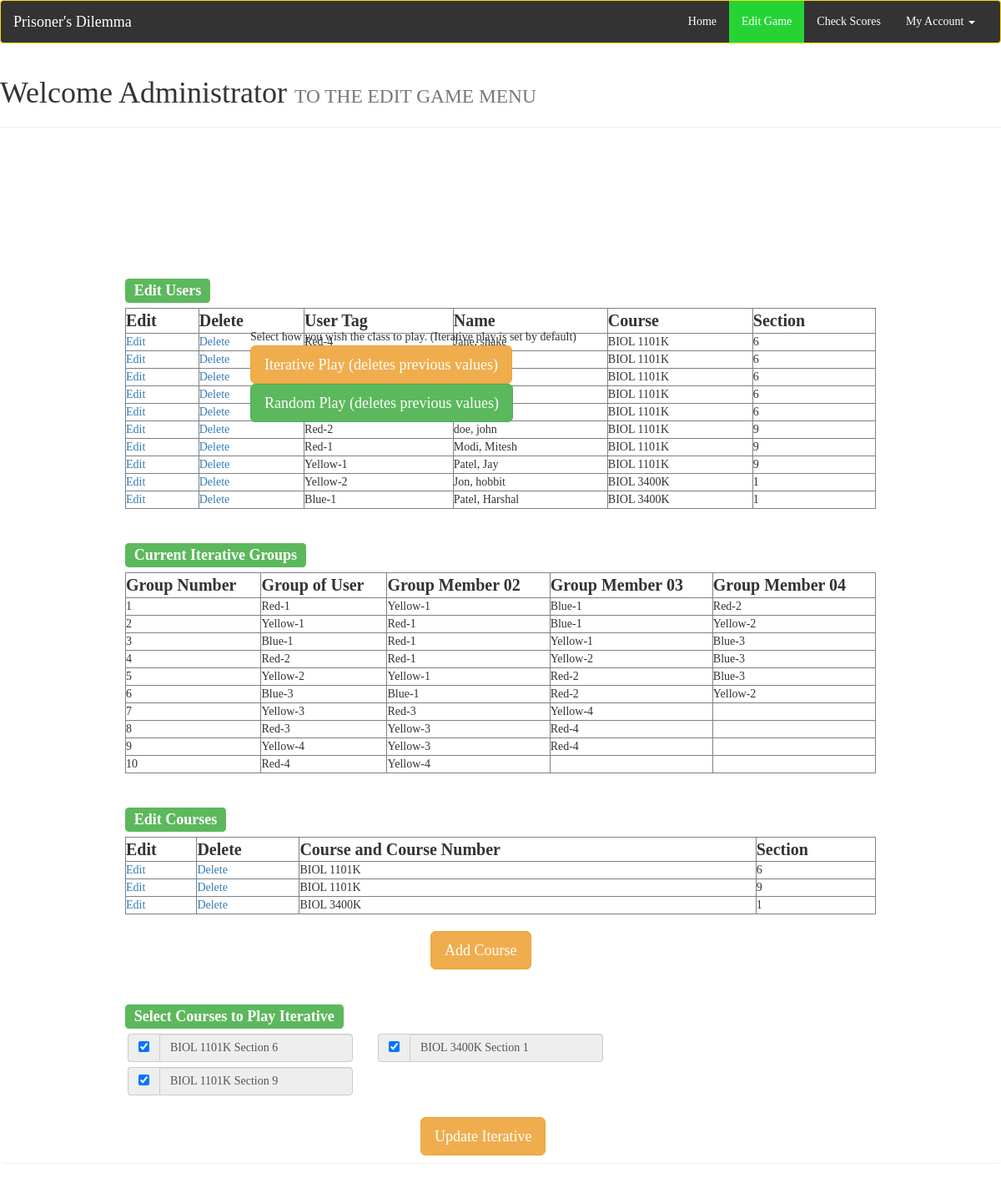
The page /editgame.php on the database its author committed.
### tables this page shows
CREATE TABLE IF NOT EXISTS `teamcode` (
  `users_id` int(3) NOT NULL,
  `tag` varchar(12) NOT NULL,
  `user_group` varchar(13) NOT NULL,
  `random_group` int(3) DEFAULT '0',
  `fixed_group` int(2) NOT NULL
);

CREATE TABLE IF NOT EXISTS `users` (
  `id` int(11) NOT NULL,
  `usernames` varchar(255) NOT NULL,
  `first_name` varchar(255) NOT NULL,
  `last_name` varchar(255) NOT NULL,
  `email` varchar(255) NOT NULL,
  `confirmed_email` varchar(255) NOT NULL,
  `pw` varchar(255) NOT NULL,
  `confirmed_pw` varchar(255) NOT NULL,
  `course` varchar(12) DEFAULT NULL,
  `section` int(2) DEFAULT NULL,
  `online_status` int(1) NOT NULL DEFAULT '0',
  `score` int(3) DEFAULT '0',
  `busy` tinyint(1) NOT NULL,
  `time` timestamp NOT NULL DEFAULT CURRENT_TIMESTAMP,
  `rank` smallint(2) NOT NULL
);

CREATE TABLE IF NOT EXISTS `iterative_teams` (
  `id` int(3) NOT NULL,
  `member1` varchar(12) DEFAULT NULL,
  `member2` varchar(12) DEFAULT NULL,
  `member3` varchar(12) DEFAULT NULL,
  `member4` varchar(12) DEFAULT NULL
);

CREATE TABLE IF NOT EXISTS `course` (
  `id` int(2) NOT NULL,
  `course_and_number` varchar(10) NOT NULL,
  `section` int(2) NOT NULL
);

CREATE TABLE IF NOT EXISTS `added_iterate_classes` (
  `id` int(2) NOT NULL,
  `course` varchar(10) NOT NULL,
  `section` int(2) NOT NULL
);

### editgame.php (the view, shortened to what this page needs)
<!doctype html>
<html>
<head>
<?php
	include('connection.php');
?>
    <link href="css/bootstrap.min.css" rel="stylesheet">
	<link href="css/stylesheet.css" rel="stylesheet">
	<link href="css/custom.css" rel="stylesheet">
</head>
<body>
	<header class="navbar navbar-default">
		<div class="container-fluid">
			<div class="navbar-header">
				<a class="navbar-brand" href="index.php">Prisoner's Dilemma</a>
			</div>
			<div class="collapse navbar-collapse" id="collapse">
				<ul class="nav navbar-nav navbar-right">
					<li><a href="index.php">Home</a></li>
					<li class="active"><a href="editgame.php">Edit Game</a></li>
					<li ><a href="administration.php">Check Scores</a></li>
					<li class="dropdown">
						<a href="" class="dropdown-toggle" data-toggle="dropdown" role="button" aria-haspopup="true" aria-expanded="false">My Account <span class="caret"></span></a>
					</li>
				</ul>
			</div>
		</div>
	</header>
	<div class="page-header">
	  <h1>Welcome Administrator <small>TO THE EDIT GAME MENU</small></h1>
		<div>
			<div class='bigwrapper'>
				<br/>
				<br/>
				Select how you wish the class to play. (Iterative play is set by default)
				<button type="button" class="btn btn-lg btn-warning" aria-haspopup="true" aria-expanded="false" id="iterationbtn">
					Iterative Play (deletes previous values)
				</button>
				<button type="button" class="btn btn-lg btn-success" aria-haspopup="true" aria-expanded="false" id="playrandombtn">
					Random Play (deletes previous values)
				</button>
			</div><hr/>
		</div>
		<br/>
		<br/>
		<br/>
		<br/>
		<br/>
		<br/>
		<br/>
		<div>
			<?php
				echo "<table align='center' border=1 cellspace='3' cellpadding='3' width='75%'>
				<h3><span style=\"width: 50%; margin: 0% 12.5%\" class=\"label label-success\">Edit Users</span></h3>
				<tr>
					<th align='left'><b>Edit</b></th>
					<th align='left'><b>Delete</b></th>
					<th align='left'><b>User Tag</b></th>
					<th align='left'><b>Name</b></th>
					<th align='left'><b>Course</b></th>
					<th align='left'><b>Section</b></th>
				</tr>";
				$r = mysqli_query($dbc, "SELECT * FROM users u JOIN teamcode tc ON u.id = tc.users_id ORDER BY course, section");
				while ($row = mysqli_fetch_array($r))
				{
					echo
					"<tr>
					<td>
						<a href='edit_user.php?id=".$row['id']."&fname=".$row['first_name']."&lname=".$row['last_name']."&course=".$row['course']."&pwd=".$row['pw']."&section=".$row['section']."&group=".$row['user_group']."'>Edit</a>
					</td>
					<td>
						<a href='delete_user.php?id=".$row['id']."&fname=".$row['first_name']."&lname=".$row['last_name']."&course=".$row['course']."&section=".$row['section']."'>Delete</a>
					</td>
					<td>".
						$row["tag"]
					."</td>
					<td>".
						$row["last_name"].", ".$row["first_name"]
					."</td>
					<td>".
						$row["course"]
					."</td>
					<td>".
						$row["section"]
					."</td>
					</tr>";
				}
				echo '</table>';
			?>
		</div>
		<br/>
		<div>
			<?php
				echo "<table align='center' border=1 cellspace='3' cellpadding='3' width='75%'>
				<h3><span style=\"width: 50%; margin: 0% 12.5%\" class=\"label label-success\">Current Iterative Groups</span></h3>
				<tr>
					<th align='left'><b>Group Number</b></th>
					<th align='left'><b>Group of User</b></th>
					<th align='left'><b>Group Member 02</b></th>
					<th align='left'><b>Group Member 03</b></th>
					<th align='left'><b>Group Member 04</b></th>
				</tr>";
				$r = mysqli_query($dbc, "SELECT * FROM iterative_teams");
				while ($row = mysqli_fetch_array($r))
				{
					echo
					"<tr>
					<td>".
						$row["id"]
					."</td>
					<td>".
						$row["member1"]
					."</td>
					<td>".
						$row["member2"]
					."</td>
					<td>".
						$row["member3"]
					."</td>
					<td>".
						$row["member4"]
					."</td>
					</tr>";
				}
				echo '</table>';
			?>
		</div>
		<br/>
		<div>
			<?php
				echo "<table align='center' border=1 cellspace='3' cellpadding='3' width='75%'>
				<h3><span style=\"width: 50%; margin: 0% 12.5%\" class=\"label label-success\">Edit Courses</span></h3>
				<tr>
					<th align='left'><b>Edit</b></th>
					<th align='left'><b>Delete</b></th>
					<th align='left'><b>Course and Course Number</b></th>
					<th align='left'><b>Section</b></th>
				</tr>";
				$r = mysqli_query($dbc, "SELECT * FROM course  ORDER BY course_and_number, section");
				while ($row = mysqli_fetch_array($r))
				{
					echo
					"<tr>
					<td>
						<a href='edit_course.php?id=".$row['id']."&course=".$row['course_and_number']."&section=".$row['section']."'>Edit</a>
					</td>
					<td>
						<a href='delete_course.php?id=".$row['id']."&course=".$row['course_and_number']."&section=".$row['section']."'>Delete</a>
					</td>
					<td>".
						$row["course_and_number"]
					."</td>
					<td>".
						$row["section"]
					."</td>
					</tr>";
				}
				echo '</table>';
			?>
					<br/>
				<button type="button" class="btn btn-lg btn-warning" style="position:relative; left:43%;" aria-haspopup="true" aria-expanded="false" id="addcour">
					Add Course
				</button>
		<br/><br/>
			<h3><span style="width: 50%; margin: 0% 12.5%" class="label label-success">Select Courses to Play Iterative</span></h3>
	<div style="width: 50%; margin: 0% 11.5%">
		<?php
			$checked_classes = mysqli_query($dbc, "SELECT course, section FROM added_iterate_classes WHERE (course, section) IN (SELECT course_and_number, section FROM course)");
			$count = 0;
				while ($checked_class = mysqli_fetch_array($checked_classes))
				{
					echo
					"
					<div class=\"col-lg-6\">
						<div class=\"input-group\">
						  <span class=\"input-group-addon\">
							<input type=\"checkbox\" name='course' value='".$checked_class["course"].",".$checked_class["section"]."' checked>
						  </span>
						  <input type=\"text\" class=\"form-control\" readonly value='".$checked_class["course"]." Section ".$checked_class["section"]."'>
						</div>
					  </div>
					";
					if ($count == 1)
					{
						echo "<br/><br/>";
						$count=0;
					}
					else
						$count++;
				}
		?>
				<br/>
				<br/><br/>
				<Button type="button" class="btn btn-lg btn-warning" id="updateIterative" style="position:relative; left:61%;" >
					Update Iterative
				</button>
			</div>
		</div>
	</div>
</body>
</html>

### css/stylesheet.css (style rules this page uses)
body { font-family: 'Lora', serif; }
.navbar-default { background-color: #DAFFD8; border-color: #e7e7e7; }
.navbar-default .navbar-nav>.active>a, .navbar-default .navbar-nav>.active>a:focus, .navbar-default .navbar-nav>.active>a:hover { color: #FFF; background-color: #25D434; }
div { border-radius: 5px; }
input { padding-left:10px; }

### css/custom.css (style rules this page uses)
.bigwrapper { position:absolute; left:25%; top:25%; width:50%; }
.navbar-default .navbar-brand { color:#fff; }
.navbar-default .navbar-nav>li>a { color:#fff; }
.navbar-default .navbar-collapse, .navbar-default .navbar-form { color:#fff; }
.navbar-default { background-color: #333; border-color: #ffd90f; }
b { font-size:20px; }

### rows shown on the page
teamcode: tag "Red-4", users_id.last_name "Jane", users_id.first_name "shake", users_id.course "BIOL 1101K", users_id.section "6"
teamcode: users_id.course "BIOL 1101K", users_id.section "6"
teamcode: users_id.course "BIOL 1101K", users_id.section "6"
teamcode: users_id.course "BIOL 1101K", users_id.section "6"
teamcode: users_id.course "BIOL 1101K", users_id.section "6"
teamcode: tag "Red-2", users_id.last_name "doe", users_id.first_name "john", users_id.course "BIOL 1101K", users_id.section "9"
teamcode: tag "Red-1", users_id.last_name "Modi", users_id.first_name "Mitesh", users_id.course "BIOL 1101K", users_id.section "9"
teamcode: tag "Yellow-1", users_id.last_name "Patel", users_id.first_name "Jay", users_id.course "BIOL 1101K", users_id.section "9"
teamcode: tag "Yellow-2", users_id.last_name "Jon", users_id.first_name "hobbit", users_id.course "BIOL 3400K", users_id.section "1"
teamcode: tag "Blue-1", users_id.last_name "Patel", users_id.first_name "Harshal", users_id.course "BIOL 3400K", users_id.section "1"
iterative_teams: id "1", member1 "Red-1", member2 "Yellow-1", member3 "Blue-1", member4 "Red-2"
iterative_teams: id "2", member1 "Yellow-1", member2 "Red-1", member3 "Blue-1", member4 "Yellow-2"
iterative_teams: id "3", member1 "Blue-1", member2 "Red-1", member3 "Yellow-1", member4 "Blue-3"
iterative_teams: id "4", member1 "Red-2", member2 "Red-1", member3 "Yellow-2", member4 "Blue-3"
iterative_teams: id "5", member1 "Yellow-2", member2 "Yellow-1", member3 "Red-2", member4 "Blue-3"
iterative_teams: id "6", member1 "Blue-3", member2 "Blue-1", member3 "Red-2", member4 "Yellow-2"
iterative_teams: id "7", member1 "Yellow-3", member2 "Red-3", member3 "Yellow-4"
iterative_teams: id "8", member1 "Red-3", member2 "Yellow-3", member3 "Red-4"
iterative_teams: id "9", member1 "Yellow-4", member2 "Yellow-3", member3 "Red-4"
iterative_teams: id "10", member1 "Red-4", member2 "Yellow-4"
course: course_and_number "BIOL 1101K", section "6"
course: course_and_number "BIOL 1101K", section "9"
course: course_and_number "BIOL 3400K", section "1"
added_iterate_classes: course+section "BIOL 1101K Section 6"
added_iterate_classes: course+section "BIOL 3400K Section 1"
added_iterate_classes: course+section "BIOL 1101K Section 9"
